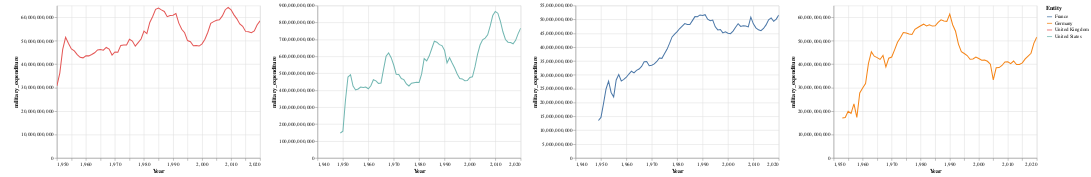

Here is the notebook cell this chart was saved with:
### Code cell
base = alt.Chart(nato).mark_line().encode(
    x = 'Year',
    y = 'military_expenditure:Q',
    color = 'Entity'
).interactive()

chart = alt.vconcat()

for entity in relevant_countries:
    chart |= base.transform_filter(datum.Entity == entity)
chart

### Figure 1 — Vega-Lite specification as saved in the notebook (floating-point values rounded to 4 significant figures; data arrays with more than 128 entries replaced by an {"elided": "..."} marker saying what was removed)
{"config": {"view": {"continuousWidth": 400, "continuousHeight": 300}}, "hconcat": [{"vconcat": []}, {"data": {"name": "data-8e10763423fbb3257a3057c92f1128cf"}, "mark": "line", "encoding": {"color": {"field": "Entity", "type": "nominal"}, "x": {"field": "Year", "type": "quantitative"}, "y": {"field": "military_expenditure", "type": "quantitative"}}, "selection": {"selector001": {"type": "interval", "bind": "scales", "encodings": ["x", "y"]}}, "transform": [{"filter": "(datum.Entity === 'United Kingdom')"}]}, {"data": {"name": "data-8e10763423fbb3257a3057c92f1128cf"}, "mark": "line", "encoding": {"color": {"field": "Entity", "type": "nominal"}, "x": {"field": "Year", "type": "quantitative"}, "y": {"field": "military_expenditure", "type": "quantitative"}}, "selection": {"selector001": {"type": "interval", "bind": "scales", "encodings": ["x", "y"]}}, "transform": [{"filter": "(datum.Entity === 'United States')"}]}, {"data": {"name": "data-8e10763423fbb3257a3057c92f1128cf"}, "mark": "line", "encoding": {"color": {"field": "Entity", "type": "nominal"}, "x": {"field": "Year", "type": "quantitative"}, "y": {"field": "military_expenditure", "type": "quantitative"}}, "selection": {"selector001": {"type": "interval", "bind": "scales", "encodings": ["x", "y"]}}, "transform": [{"filter": "(datum.Entity === 'France')"}]}, {"data": {"name": "data-8e10763423fbb3257a3057c92f1128cf"}, "mark": "line", "encoding": {"color": {"field": "Entity", "type": "nominal"}, "x": {"field": "Year", "type": "quantitative"}, "y": {"field": "military_expenditure", "type": "quantitative"}}, "selection": {"selector001": {"type": "interval", "bind": "scales", "encodings": ["x", "y"]}}, "transform": [{"filter": "(datum.Entity === 'Germany')"}]}], "$schema": "https://vega.github.io/schema/vega-lite/v4.17.0.json", "datasets": {"data-8e10763423fbb3257a3057c92f1128cf": {"elided": "283 records"}}}
